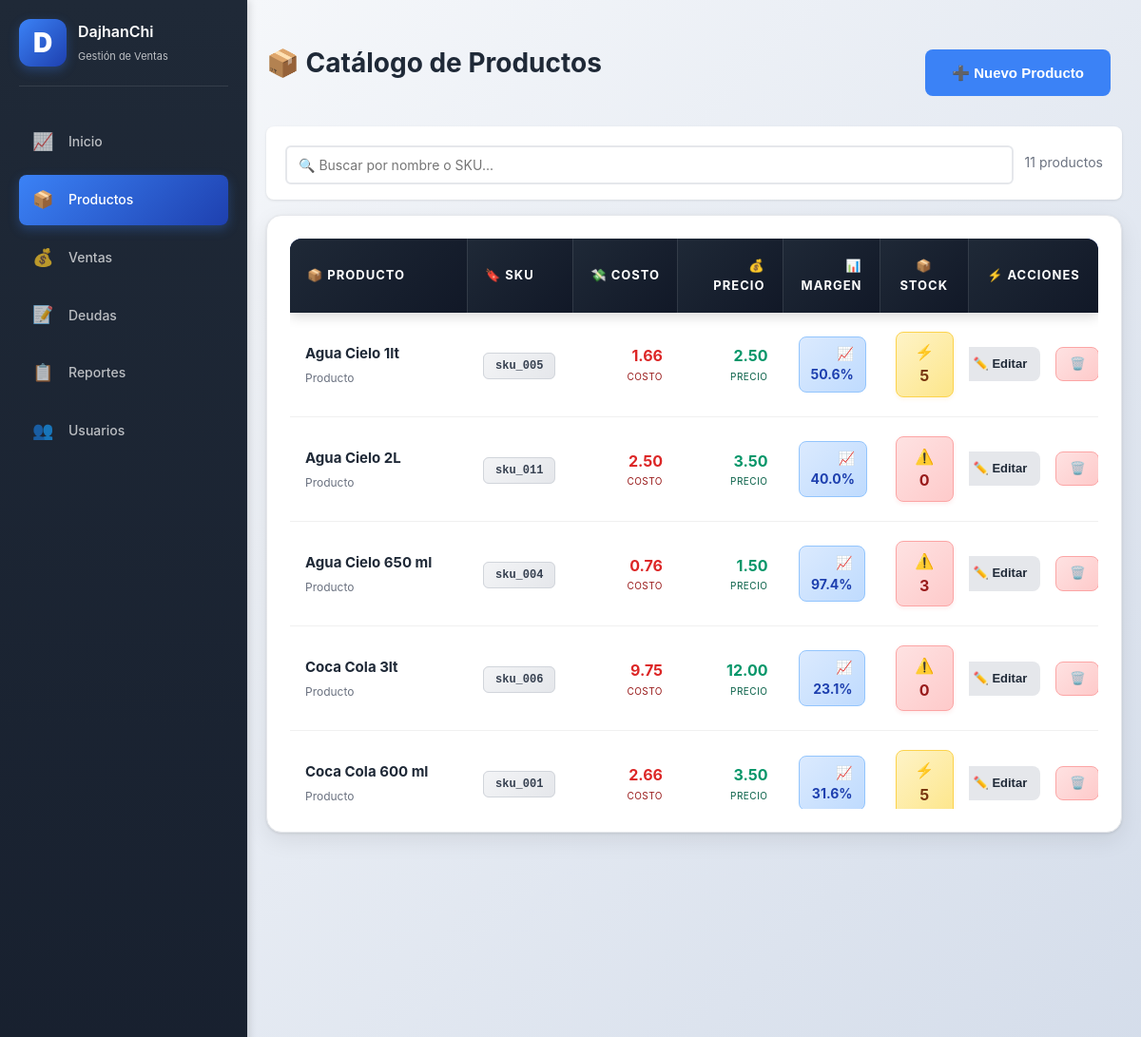
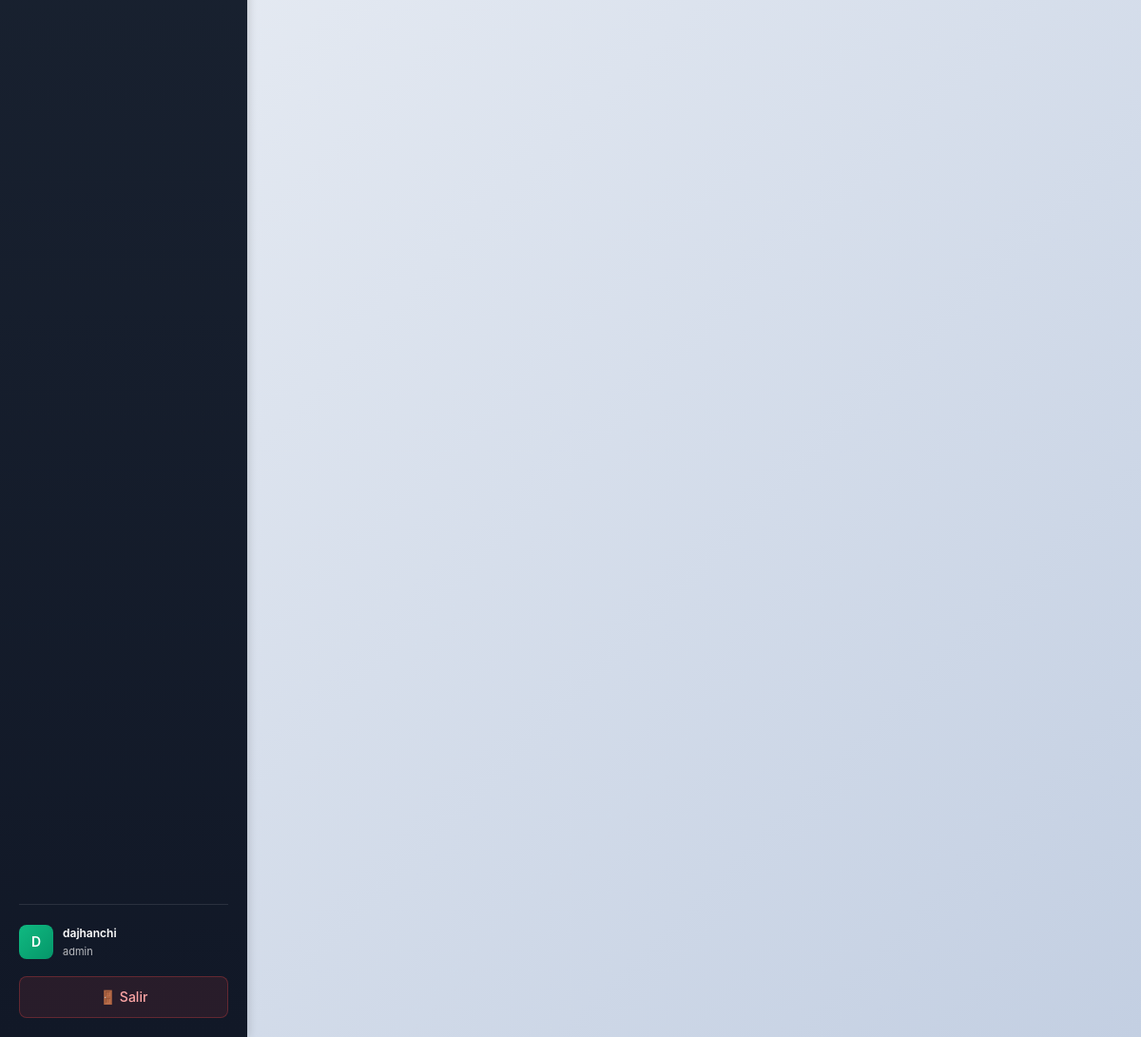
The page /products (signed in) on the database its author committed (2 pictures, top to bottom).
### app.py (models this page shows)
class Product(db.Model):
    id = db.Column(db.Integer, primary_key=True)
    user_id = db.Column(db.Integer, db.ForeignKey("user.id"), nullable=False, index=True)
    name = db.Column(db.String(160), nullable=False, index=True)
    sku = db.Column(db.String(64), nullable=True, index=True)
    package_cost_cents = db.Column(db.Integer, nullable=False, default=0)
    package_quantity = db.Column(db.Integer, nullable=False, default=1)
    cost_cents = db.Column(db.Integer, nullable=False, default=0)
    price_cents = db.Column(db.Integer, nullable=False, default=0)
    stock = db.Column(db.Integer, nullable=False, default=0, index=True)
    user = db.relationship("User", backref=db.backref("products", lazy=True))

### app.py (the view)
@app.route("/products")
@login_required
def products():
    user_id = session.get("user_id")
    items = Product.query.filter_by(user_id=user_id).order_by(Product.name.asc()).limit(200).all()
    return render_template("products.html", products=items)

### app.py (called while the page is built, shortened)
@app.before_request
def init_db_once():
    global _db_initialized
    if _db_initialized:
        return

@app.template_filter("money")
def format_money(cents):
    if cents is None:
        return "0.00"
    return f"{cents / 100:.2f}"

def login_required(view):
    @wraps(view)
    def wrapped(*args, **kwargs):
        if not session.get("user_id"):
            return redirect(url_for("login"))
        return view(*args, **kwargs)
    return wrapped

### templates/products.html (shortened to what this page needs)
{% extends "base.html" %}
{% block content %}
<div class="page-head">
    <div>
        <h1>📦 Catálogo de Productos</h1>
    </div>
    <button type="button" class="button" onclick="openProductModal()">➕ Nuevo Producto</button>
</div>
{% if products %}
<div style="background: white; padding: 16px 20px; border-radius: 8px; margin-bottom: 16px; box-shadow: 0 1px 3px rgba(0,0,0,0.1);">
    <div style="display: flex; gap: 12px; align-items: center;">
        <div style="flex: 1; position: relative;">
            <input type="text" id="searchInput" placeholder="🔍 Buscar por nombre o SKU..."
                   style="width: 100%; padding: 10px 12px; border: 2px solid #e5e7eb; border-radius: 6px; font-size: 14px; transition: border-color 0.2s; box-sizing: border-box;">
        </div>
        <div id="searchResults" style="color: #6b7280; font-size: 14px; white-space: nowrap;">
            <span id="totalProducts">{{ products|length }}</span> productos
        </div>
    </div>
</div>
{% endif %}
<div class="card" style="border-radius: 16px; overflow: hidden; box-shadow: 0 1px 3px rgba(0, 0, 0, 0.1), 0 8px 24px rgba(0, 0, 0, 0.08); border: 1px solid #e5e7eb;">
    {% if products %}
    <div class="table-scroll-container">
    <table class="products-table">
        <thead>
            <tr>
                <th style="text-align: left; width: 22%;">📦 Producto</th>
                <th style="text-align: left; width: 13%;">🔖 SKU</th>
                <th style="text-align: right; width: 13%;">💸 Costo</th>
                <th style="text-align: right; width: 13%;">💰 Precio</th>
                <th style="text-align: right; width: 12%;">📊 Margen</th>
                <th style="text-align: center; width: 11%;">📦 Stock</th>
                <th style="text-align: center; width: 16%;">⚡ Acciones</th>
            </tr>
        </thead>
        <tbody>
        {% for product in products %}
            <tr data-product-name="{{ product.name }}" data-product-sku="{{ product.sku or '' }}">
                <td style="vertical-align: middle;">
                    <div style="font-weight: 700; color: #1f2937; font-size: 15px; margin-bottom: 4px;">{{ product.name }}</div>
                    <div style="font-size: 12px; color: #6b7280;">Producto</div>
                </td>
                <td style="vertical-align: middle;">
                    <code style="background: linear-gradient(135deg, #f3f4f6 0%, #e5e7eb 100%); padding: 6px 12px; border-radius: 6px; font-size: 12px; font-weight: 600; color: #374151; border: 1px solid #d1d5db;">{{ product.sku or "N/A" }}</code>
                </td>
                <td style="text-align: right; vertical-align: middle;">
                    <div style="font-weight: 700; color: #dc2626; font-size: 16px;">{{ product.cost_cents | money }}</div>
                    <div style="font-size: 10px; color: #991b1b; text-transform: uppercase; letter-spacing: 0.5px;">Costo</div>
                </td>
                <td style="text-align: right; vertical-align: middle;">
                    <div style="font-weight: 700; color: #059669; font-size: 16px;">{{ product.price_cents | money }}</div>
                    <div style="font-size: 10px; color: #065f46; text-transform: uppercase; letter-spacing: 0.5px;">Precio</div>
                </td>
                <td style="text-align: right; vertical-align: middle;">
                    {% if product.cost_cents > 0 %}
                    <div style="display: inline-flex; align-items: center; gap: 4px; background: linear-gradient(135deg, #dbeafe 0%, #bfdbfe 100%); color: #1e40af; padding: 6px 12px; border-radius: 8px; font-weight: 700; font-size: 14px; border: 1px solid #93c5fd;">
                        📈 {{ "%.1f" | format(((product.price_cents - product.cost_cents) / product.cost_cents * 100)) }}%
                    </div>
                    {% else %}
                    <span style="color: #9ca3af; font-size: 13px;">N/A</span>
                    {% endif %}
                </td>
                <td style="text-align: center; vertical-align: middle;">
                    {% if product.stock < 5 %}
                    <div style="display: inline-flex; align-items: center; gap: 6px; background: linear-gradient(135deg, #fee2e2 0%, #fecaca 100%); color: #991b1b; padding: 8px 14px; border-radius: 8px; font-weight: 700; font-size: 16px; border: 1px solid #fca5a5; box-shadow: 0 2px 4px rgba(239, 68, 68, 0.1);">
                        ⚠️ {{ product.stock }}
                    </div>
                    {% elif product.stock < 10 %}
                    <div style="display: inline-flex; align-items: center; gap: 6px; background: linear-gradient(135deg, #fef3c7 0%, #fde68a 100%); color: #78350f; padding: 8px 14px; border-radius: 8px; font-weight: 700; font-size: 16px; border: 1px solid #fcd34d; box-shadow: 0 2px 4px rgba(245, 158, 11, 0.1);">
                        ⚡ {{ product.stock }}
                    </div>
                    {% endif %}
                </td>
                <td style="text-align: center; vertical-align: middle;">
                    <div style="display: flex; gap: 8px; justify-content: center;">
                        <button type="button"
                                class="button secondary small edit-product-btn"
                                style="display: inline-flex; align-items: center; gap: 6px; padding: 8px 14px; border-radius: 8px; font-weight: 600; font-size: 13px;"
                                data-product-id="{{ product.id }}"
                                data-product-name="{{ product.name }}"
                                data-product-sku="{{ product.sku or '' }}"
                                data-package-cost="{{ (product.package_cost_cents / 100)|round(2) }}"
                                data-package-qty="{{ product.package_quantity }}"
                                data-cost="{{ (product.cost_cents / 100)|round(2) }}"
                                data-price="{{ (product.price_cents / 100)|round(2) }}"
                                data-stock="{{ product.stock }}">
                            ✏️ Editar
                        </button>
                        <button type="button"
                                class="button secondary small"
                                style="display: inline-flex; align-items: center; gap: 6px; padding: 8px 14px; border-radius: 8px; font-weight: 600; font-size: 13px; background: linear-gradient(135deg, #fee2e2 0%, #fecaca 100%); color: #991b1b; border: 1px solid #fca5a5;"
                                data-id="{{ product.id }}"
                                data-name="{{ product.name }}"
                                data-url="{{ url_for('product_delete', product_id=product.id) }}"
                                onclick="openDeleteConfirm(this.dataset.id, this.dataset.name, this.dataset.url)">
                            🗑️
                        </button>
                    </div>
                </td>
            </tr>
        {% endfor %}
        </tbody>
    </table>
    </div>
    {% endif %}
</div>
{% endblock %}

### static/style.css (style rules this page uses)
:root { --primary: #3b82f6; --primary-dark: #1e40af; --primary-light: #dbeafe; --secondary: #6366f1; --success: #10b981; --danger: #ef4444; --warning: #f59e0b; --dark: #1f2937; --gray: #6b7280; --light: #f3f4f6; --border: #e5e7eb; --shadow: 0 4px 6px rgba(0, 0, 0, 0.07), 0 2px 4px rgba(0, 0, 0, 0.05); --shadow-lg: 0 10px 15px rgba(0, 0, 0, 0.1), 0 4px 6px rgba(0, 0, 0, 0.05); --transition: all 0.15s ease; }
* { box-sizing: border-box; }
html { scroll-behavior: auto; }
body { font-family: -apple-system, BlinkMacSystemFont, "Segoe UI", "Roboto", "Oxygen", "Ubuntu", "Cantarell", sans-serif; margin: 0; background: linear-gradient(135deg, #f5f7fa 0%, #c3cfe2 100%); color: var(--dark); min-height: 100vh; line-height: 1.6; font-size: 14px; will-change: auto; }
.page-head { display: flex; justify-content: space-between; align-items: center; margin-bottom: 32px; gap: 24px; flex-wrap: wrap; }
.page-head h1 { font-size: 28px; margin: 0; color: var(--dark); font-weight: 700; }
.card { background: #fff; border-radius: 12px; padding: 24px; box-shadow: var(--shadow); margin-bottom: 20px; border: 1px solid var(--border); transition: var(--transition); }
table { width: 100%; border-collapse: collapse; font-size: 14px; table-layout: auto; position: relative; }
thead { background: linear-gradient(135deg, #1e3a8a 0%, #1e40af 100%); border-top: 3px solid #3b82f6; border-bottom: 3px solid #3b82f6; position: sticky; top: 0; z-index: 100; box-shadow: 0 4px 12px rgba(0, 0, 0, 0.15); }
th { text-align: left; padding: 16px 14px; font-weight: 700; color: #ffffff; text-transform: uppercase; letter-spacing: 0.8px; font-size: 11px; background: linear-gradient(135deg, #1e3a8a 0%, #1e40af 100%); border-right: 1px solid rgba(255, 255, 255, 0.1); }
th:last-child { border-right: none; }
td { text-align: left; padding: 14px; border-bottom: 1px solid #f0f0f0; color: #333; vertical-align: middle; }
tbody tr { transition: all 0.2s ease; background: #ffffff; border-bottom: 1px solid #f3f4f6; }
input, select, textarea { width: 100%; padding: 12px 14px; margin-top: 4px; border: 2px solid var(--border); border-radius: 8px; font-family: inherit; font-size: 14px; transition: border-color 0.1s ease, box-shadow 0.1s ease; background: #fff; }
button, .button { display: inline-flex; align-items: center; justify-content: center; gap: 8px; background: var(--primary); color: #fff; border: none; padding: 14px 28px; border-radius: 8px; text-decoration: none; cursor: pointer; margin-top: 20px; margin-right: 12px; font-weight: 600; font-size: 15px; transition: opacity 0.15s ease; white-space: nowrap; line-height: 1.4; }
button.secondary, .button.secondary { background: #e5e7eb; color: var(--dark); border: none; }
button.small, .button.small { padding: 8px 16px; font-size: 13px; margin-top: 0; margin-right: 8px; }
h1 { color: var(--dark); font-size: 28px; font-weight: 700; }

### templates/products.html (style rules this page uses)
.table-scroll-container { max-height: 600px; overflow-y: auto; overflow-x: hidden; border-radius: 12px; }
.products-table { width: 100%; border-collapse: separate; border-spacing: 0; table-layout: fixed; }
.products-table thead th { background: linear-gradient(135deg, #1f2937 0%, #111827 100%); text-align: left; padding: 18px; font-weight: 700; color: white; font-size: 13px; text-transform: uppercase; letter-spacing: 1px; border-bottom: none; position: sticky; top: 0; z-index: 10; }
.products-table tbody tr { background: white; transition: all 0.2s ease; cursor: pointer; border-bottom: 1px solid #e5e7eb; }
.products-table td { padding: 20px 16px; word-wrap: break-word; overflow: hidden; }

### rows shown on the page
Product: name "Agua Cielo 1lt", sku "sku_005", cost_cents "1.66", price_cents "2.50", price_cents+cost_cents "50.6", stock "5"
Product: name "Agua Cielo 2L", sku "sku_011", cost_cents "2.50", price_cents "3.50", price_cents+cost_cents "40.0", stock "0"
Product: name "Agua Cielo 650 ml", sku "sku_004", cost_cents "0.76", price_cents "1.50", price_cents+cost_cents "97.4", stock "3"
Product: name "Coca Cola 3lt", sku "sku_006", cost_cents "9.75", price_cents "12.00", price_cents+cost_cents "23.1", stock "0"
Product: name "Coca Cola 600 ml", sku "sku_001", cost_cents "2.66", price_cents "3.50", price_cents+cost_cents "31.6", stock "5"

### other values the page prints
{{ session.get('username', 'U')[0].upper() }} "D"
{{ session.get('username', 'Usuario') }} "dajhanchi"
{{ session.get('role', 'user') }} "admin"
{{ products|length }} "11"
